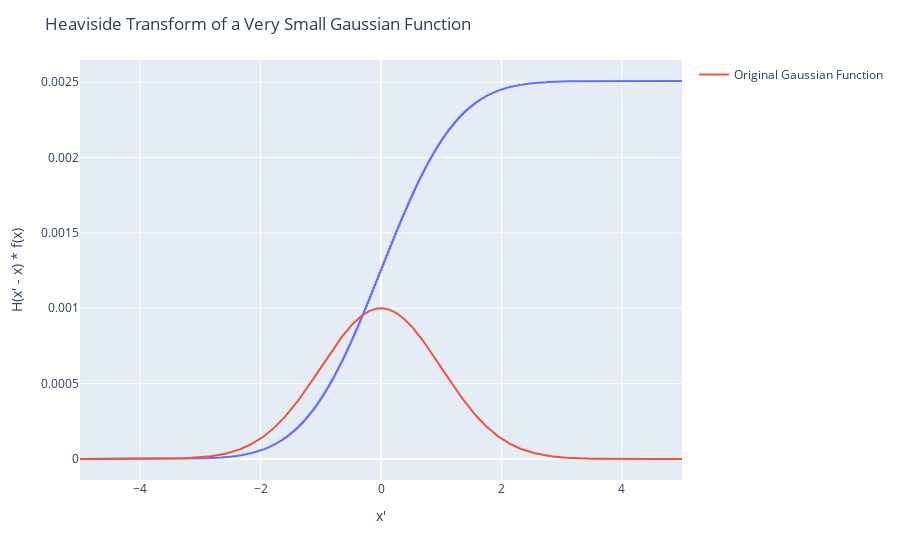

Notebook source saved alongside this figure:
### Code cell
# Show the heaviside transform of a very small Gaussian function.
x_coordinates = np.linspace(-5, 5, 1000)
x_prime_coordinates = np.linspace(-10, 10, 1000)

# Define the Gaussian function.
def gaussian_function(x_coordinates: np.ndarray, amplitude: float) -> np.ndarray:
    """
    An implementation of the Gaussian function, exp(-x^2 / 2).

    Parameters
    ----------
    x_coordinates : np.ndarray
        The x-coordinates at which to evaluate the Gaussian function.

    Returns
    -------
    np.ndarray
        The values of the Gaussian function at the given x-coordinates.
    """
    return amplitude*np.exp(-x_coordinates ** 2 / 2)

# Calculate the heaviside transform of a very small Gaussian function.
y_coordinates = heaviside_transform(
    x_coordinates, x_prime_coordinates, lambda x: gaussian_function(x, 0.001)
)

# Plot the heaviside transform of a very small Gaussian function using plotly.
fig = px.line(x=x_coordinates, y=y_coordinates)

# Also plot the original Gaussian function.
fig.add_scatter(
    x=x_coordinates,
    y=gaussian_function(x_coordinates, 0.001),
    mode="lines",
    name="Original Gaussian Function",
)

# Set the x and y titles.
fig.update_xaxes(title_text="x'")
fig.update_yaxes(title_text="H(x' - x) * f(x)")

# Set the title.
fig.update_layout(title_text="Heaviside Transform of a Very Small Gaussian Function")

### Figure 1 — Plotly figure (JSON) as saved in the notebook; plotly's stock layout.template omitted (floating-point values rounded to 4 significant figures; data arrays with more than 128 entries replaced by an {"elided": "..."} marker saying what was removed)
{"data": [{"hovertemplate": "x=%{x}<br>y=%{y}<extra></extra>", "legendgroup": "", "line": {"color": "#636efa", "dash": "solid"}, "marker": {"symbol": "circle"}, "mode": "lines", "name": "", "orientation": "v", "showlegend": false, "type": "scatter", "x": {"elided": "1000 float values"}, "xaxis": "x", "y": {"elided": "1000 float values"}, "yaxis": "y"}, {"mode": "lines", "name": "Original Gaussian Function", "type": "scatter", "x": {"elided": "1000 float values"}, "y": {"elided": "1000 float values"}}], "layout": {"legend": {"tracegroupgap": 0}, "margin": {"t": 60}, "title": {"text": "Heaviside Transform of a Very Small Gaussian Function"}, "xaxis": {"anchor": "y", "domain": [0, 1], "title": {"text": "x'"}}, "yaxis": {"anchor": "x", "domain": [0, 1], "title": {"text": "H(x' - x) * f(x)"}}}}
